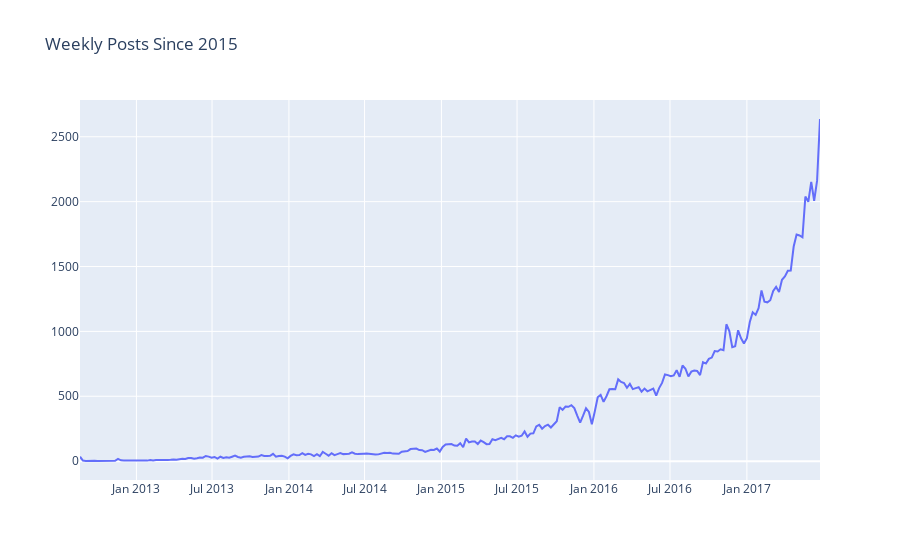

Notebook cell for this chart:
### Code cell
plotly_df(weekly_df,"Weekly Posts Since 2015")

### Figure 1 — Plotly figure (JSON) as saved in the notebook; plotly's stock layout.template omitted (floating-point values rounded to 4 significant figures; data arrays with more than 128 entries replaced by an {"elided": "..."} marker saying what was removed)
{"data": [{"mode": "lines", "name": "posts", "type": "scatter", "x": {"elided": "254 str values"}, "y": {"elided": "254 int values"}}], "layout": {"title": {"text": "Weekly Posts Since 2015"}}}
